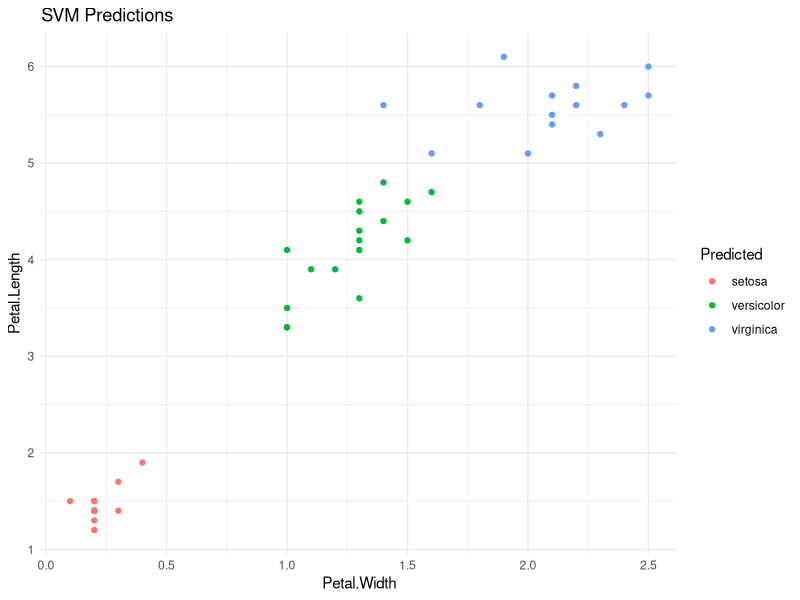
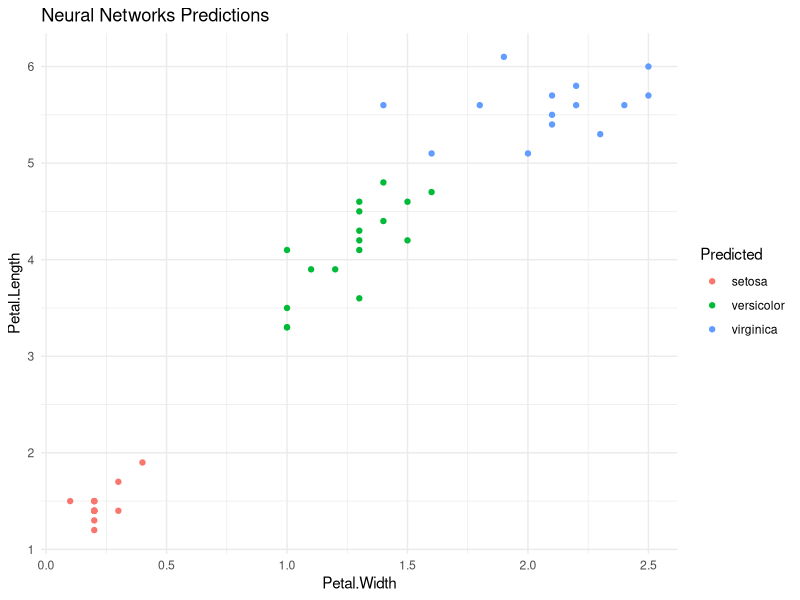
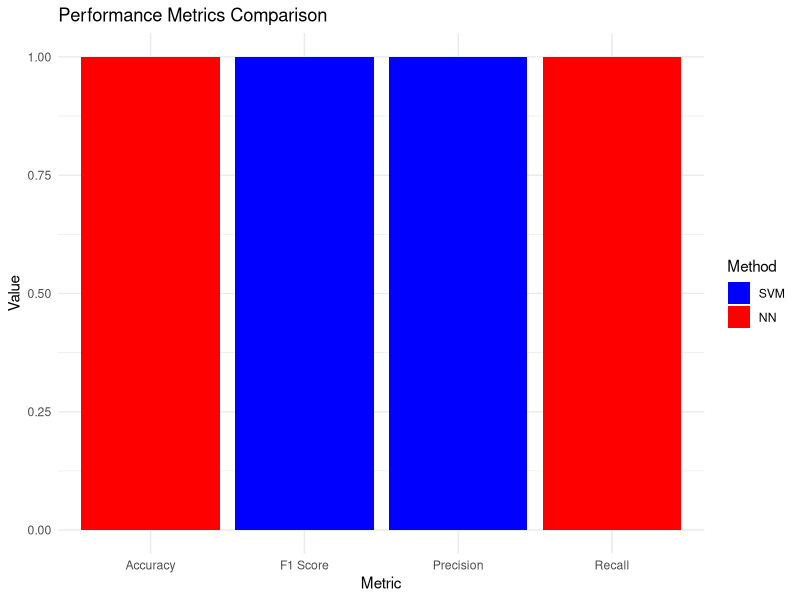

R code for these plots, in order:
# Load required packages
library(e1071)   # For SVM
library(nnet)    # For Neural Networks
library(ggplot2) # For plotting

# Load iris dataset
data(iris)

# Split the dataset into training and testing sets
set.seed(123)
train_indices <- sample(1:nrow(iris), nrow(iris) * 0.7) # 70% for training
train_data <- iris[train_indices, ]
test_data <- iris[-train_indices, ]

# Support Vector Machines (SVM)
# Train SVM model
svm_model <- svm(Species ~ ., data = train_data)

# Make predictions on test data
svm_predictions <- predict(svm_model, newdata = test_data)

# Calculate accuracy, precision, recall, F1 score
svm_confusion <- table(Actual = test_data$Species, Predicted = svm_predictions)
svm_accuracy <- sum(diag(svm_confusion)) / sum(svm_confusion)
svm_precision <- diag(svm_confusion) / colSums(svm_confusion)
svm_recall <- diag(svm_confusion) / rowSums(svm_confusion)
svm_f1_score <- 2 * (svm_precision * svm_recall) / (svm_precision + svm_recall)

# Print SVM performance metrics
cat("Support Vector Machines (SVM):\n")
cat("Accuracy:", svm_accuracy, "\n")
cat("Precision:", svm_precision, "\n")
cat("Recall:", svm_recall, "\n")
cat("F1 Score:", svm_f1_score, "\n\n")

# Neural Networks
# Train Neural Networks model
nn_model <- nnet(Species ~ ., data = train_data, size = 10)

# Make predictions on test data
nn_predictions <- predict(nn_model, newdata = test_data, type = "class")

# Calculate accuracy, precision, recall, F1 score
nn_confusion <- table(Actual = test_data$Species, Predicted = nn_predictions)
nn_accuracy <- sum(diag(nn_confusion)) / sum(nn_confusion)
nn_precision <- diag(nn_confusion) / colSums(nn_confusion)
nn_recall <- diag(nn_confusion) / rowSums(nn_confusion)
nn_f1_score <- 2 * (nn_precision * nn_recall) / (nn_precision + nn_recall)

# Print Neural Networks performance metrics
cat("Neural Networks:\n")
cat("Accuracy:", nn_accuracy, "\n")
cat("Precision:", nn_precision, "\n")
cat("Recall:", nn_recall, "\n")
cat("F1 Score:", nn_f1_score, "\n\n")

# Plot using ggplot
# Combine actual and predicted values for test data
test_data$Predicted_SVM <- svm_predictions
test_data$Predicted_NN <- nn_predictions

# Plot SVM predictions
ggplot(test_data, aes(Petal.Width, Petal.Length, color = Predicted_SVM)) +
  geom_point() +
  labs(title = "SVM Predictions", color = "Predicted") +
  theme_minimal()

# Plot Neural Networks predictions
ggplot(test_data, aes(Petal.Width, Petal.Length, color = Predicted_NN)) +
  geom_point() +
  labs(title = "Neural Networks Predictions", color = "Predicted") +
  theme_minimal()


# Create a data frame for performance metrics
metrics_df <- data.frame(
  Method = c(rep("SVM", length(svm_accuracy)), rep("NN", length(nn_accuracy))),
  Metric = rep(c("Accuracy", "Precision", "Recall", "F1 Score"), each = length(svm_accuracy)),
  Value = c(svm_accuracy, svm_precision, svm_recall, svm_f1_score, nn_accuracy, nn_precision, nn_recall, nn_f1_score)
)

# Plot the performance metrics
ggplot(metrics_df, aes(x = Metric, y = Value, fill = Method)) +
  geom_bar(stat = "identity", position = "dodge") +
  labs(title = "Performance Metrics Comparison", x = "Metric", y = "Value") +
  scale_fill_manual(values = c("blue", "red"), labels = c("SVM", "NN")) +
  theme_minimal()